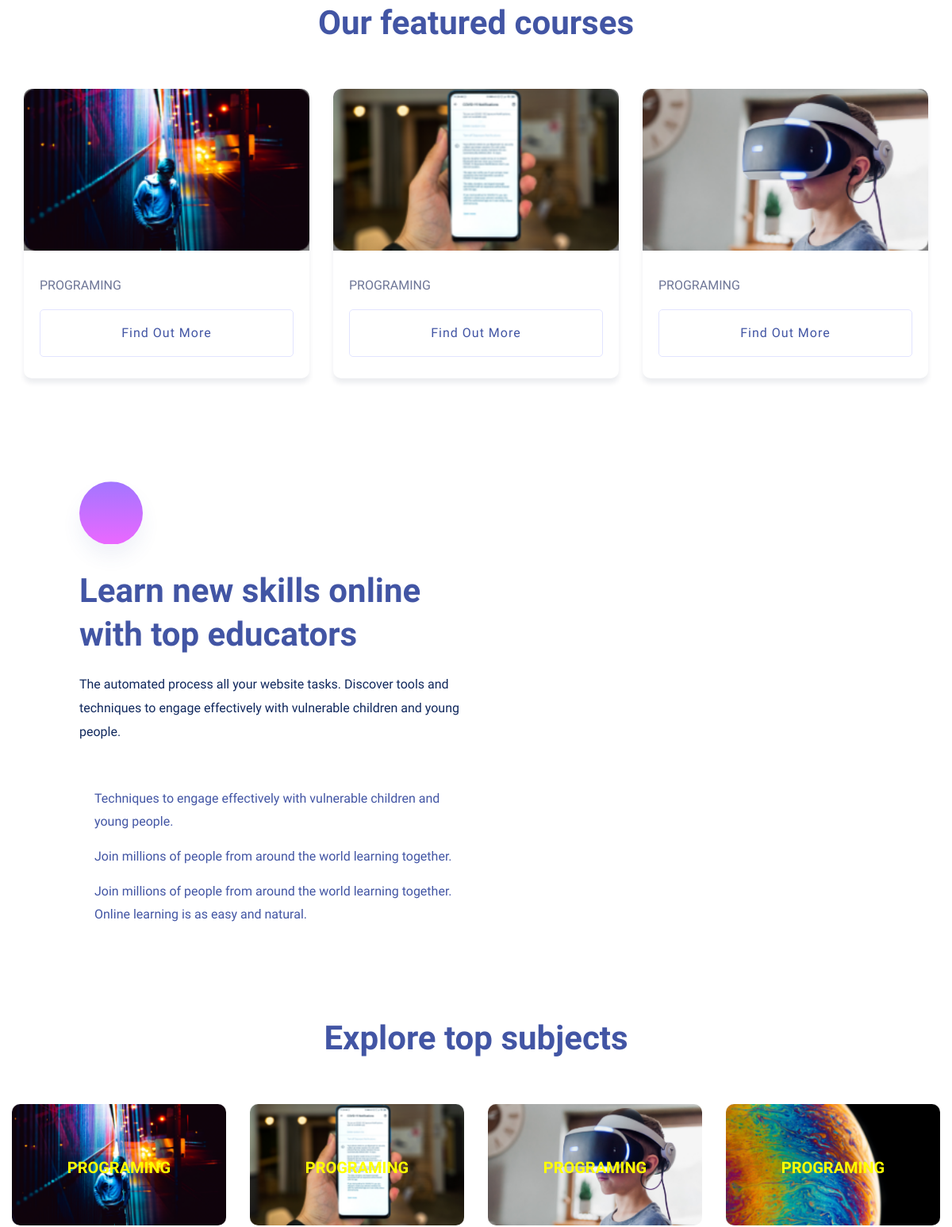
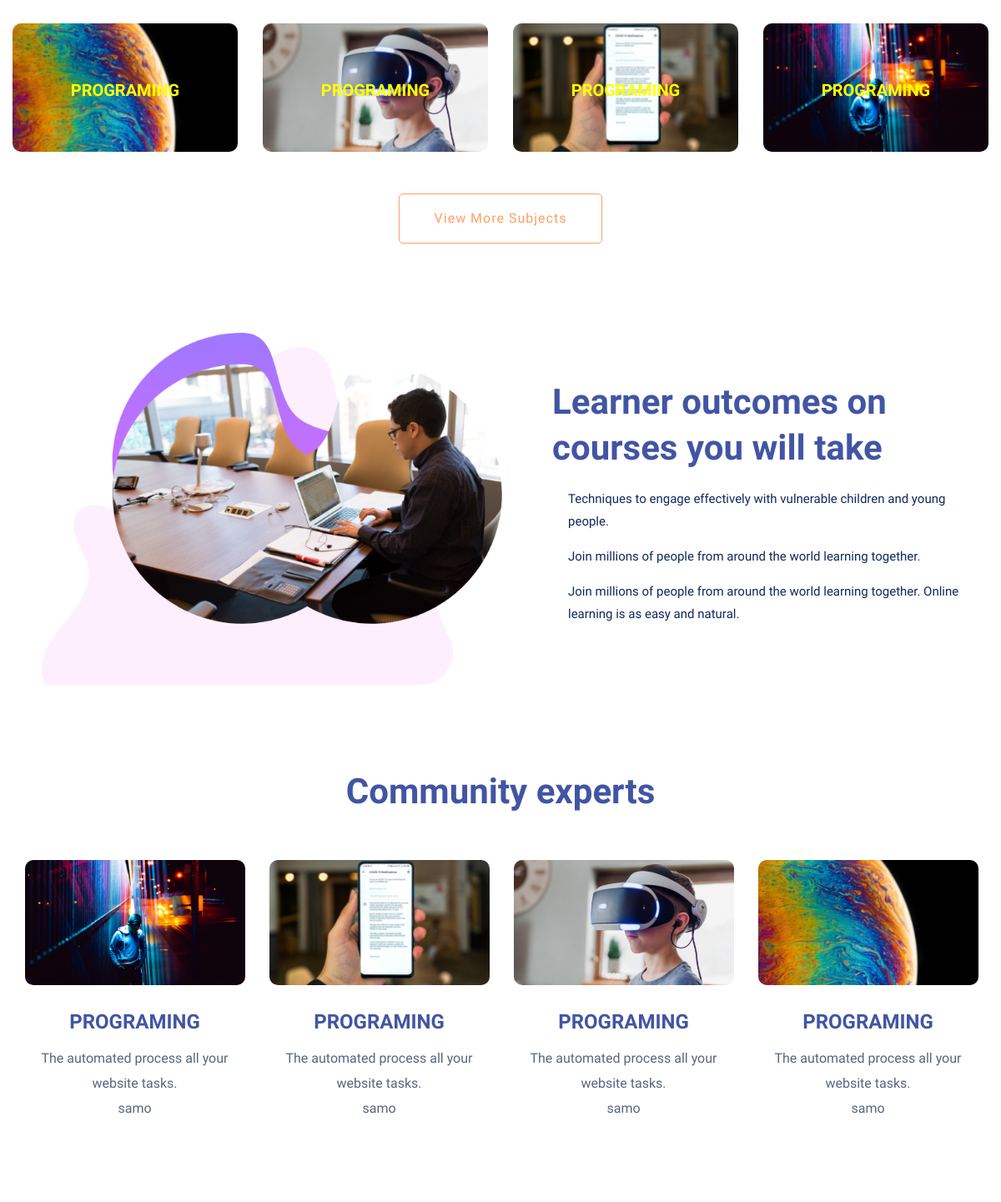
Page /courses/brand/ (middle part) on the earlier database version (2 pictures, top to bottom).
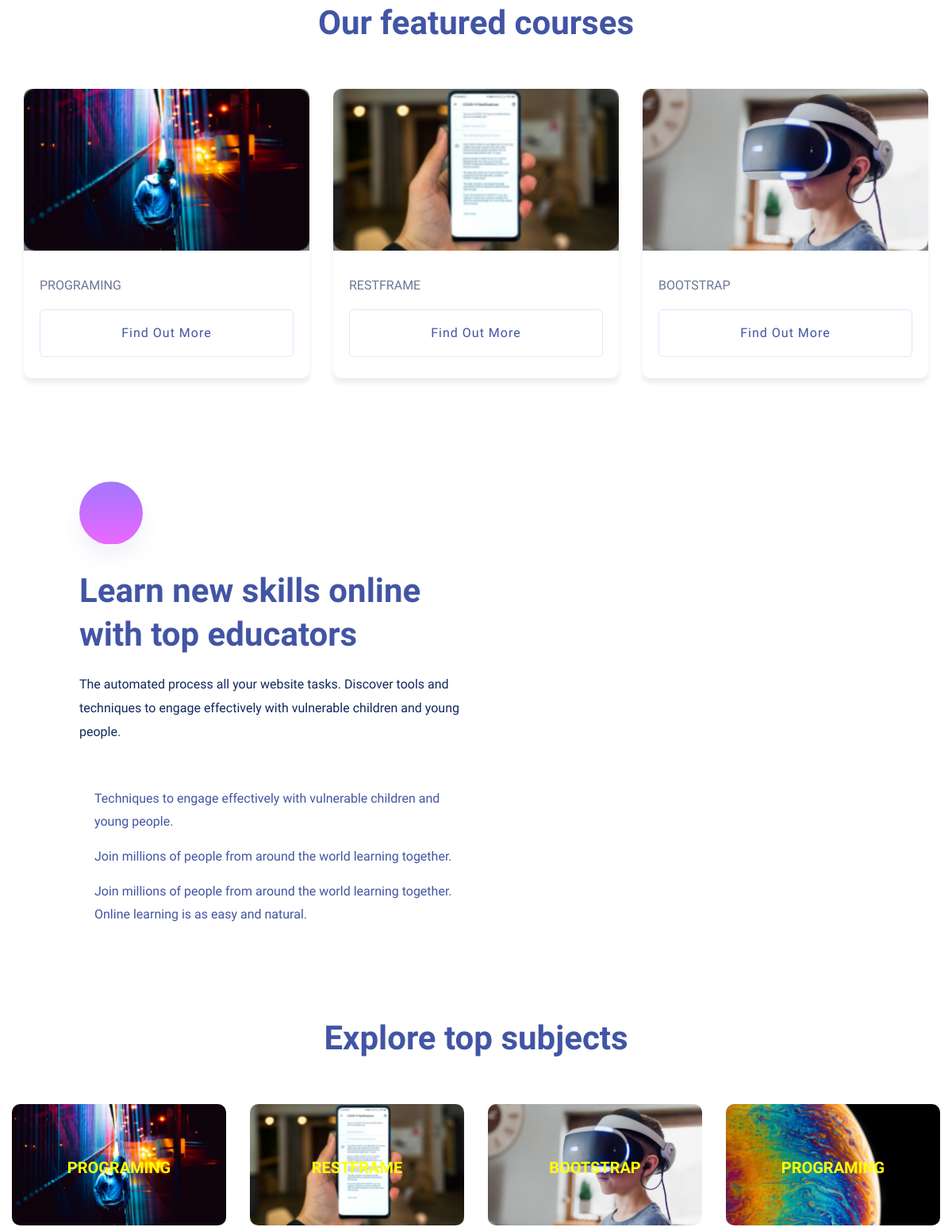
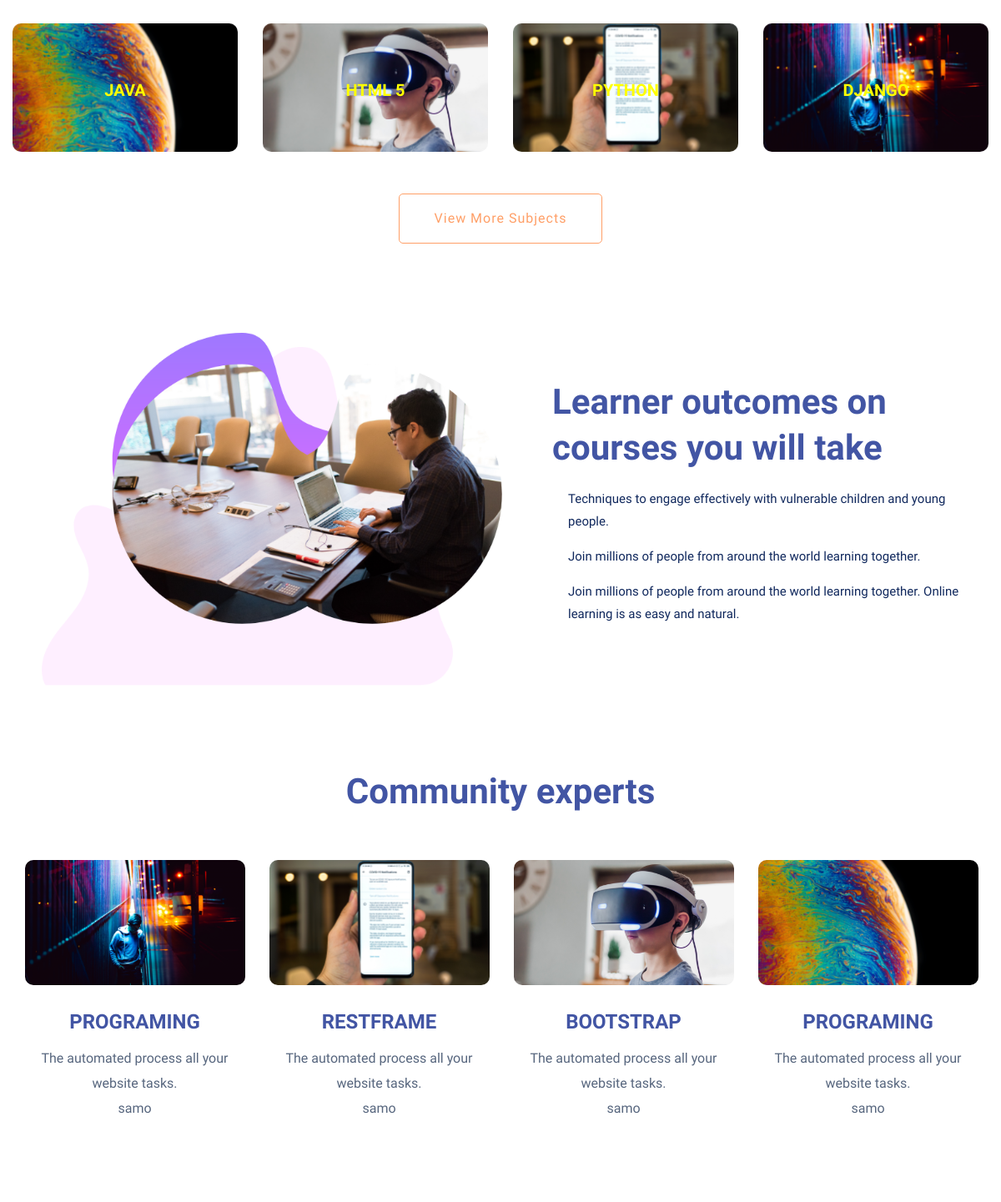
Same page on the later database version (2 pictures, top to bottom).
### courses/models.py (models this page shows, shortened)
class Brand(models.Model):
    name = models.CharField(max_length=100)
    image = models.ImageField(upload_to='brand')
    slug = models.SlugField(null=True,blank=True)
    user = models.ForeignKey(User,related_name='user_brand',on_delete=models.SET_NULL,null=True,blank=True)
    cours = models.ForeignKey(Courses,related_name='cours_brand',on_delete=models.SET_NULL,null=True,blank=True)
    def __str__(self):
        return self.name

### courses/views.py (the view)
# urls.py: path('brand/',BrandList.as_view(),name='brand_list'),
class BrandList(generic.ListView):
    model = Brand

### courses/templates/courses/brand_list.html (shortened to what this page needs)
{% extends "base.html" %}
{% block body %}
<main>
    <div class="courses-area section-padding40 fix">
        <div class="container">
            <div class="row justify-content-center">
                <div class="col-xl-7 col-lg-8">
                    <div class="section-tittle text-center mb-55">
                        <h2>Our featured courses</h2>
                    </div>
                </div>
            </div>
            <div class="courses-actives">
                {% for brand in brand_list %}
                <div class="properties pb-20">
                    <div class="properties__card">
                        <div class="properties__img overlay1">
                            <a href=""><img src="{{brand.image.url}}" alt=""></a>
                        </div>
                        <div class="properties__caption">
                            <p>{{brand}}</p>
                            <a href="#" class="border-btn border-btn2">Find out more</a>
                        </div>
                    </div>
                </div>
                {% endfor %}
            </div>
        </div>
    </div>
    <section class="about-area1 fix pt-10">
        <div class="support-wrapper align-items-center">
            <div class="left-content1">
                <div class="about-icon">
                </div>
                <div class="section-tittle section-tittle2 mb-55">
                    <div class="front-text">
                        <h2 class="">Learn new skills online with top educators</h2>
                        <p>The automated process all your website tasks. Discover tools and
                            techniques to engage effectively with vulnerable children and young
                            people.</p>
                    </div>
                </div>
                <div class="single-features">
                    <div class="features-caption">
                        <p>Techniques to engage effectively with vulnerable children and young people.</p>
                    </div>
                </div>
                <div class="single-features">
                    <div class="features-caption">
                        <p>Join millions of people from around the world learning together.</p>
                    </div>
                </div>
                <div class="single-features">
                    <div class="features-caption">
                        <p>Join millions of people from around the world learning together. Online learning is as easy
                            and natural.</p>
                    </div>
                </div>
            </div>
            <div class="right-content1">
                <div class="right-img">
                </div>
            </div>
        </div>
    </section>
    <div class="topic-area section-padding40">
        <div class="container">
            <div class="row justify-content-center">
                <div class="col-xl-7 col-lg-8">
                    <div class="section-tittle text-center mb-55">
                        <h2>Explore top subjects</h2>
                    </div>
                </div>
            </div>
            <div class="row">
                {% for brand in brand_list %}
                <div class="col-lg-3 col-md-4 col-sm-6">
                    <div class="single-topic text-center mb-30">
                        <div class="topic-img">
                            <img src="{{brand.image.url}}" alt="">
                            <div class="topic-content-box">
                                <div class="topic-content">
                                    <h3 ><a href="#" style="color: yellow;" >{{brand}}</a></h3>
                                </div>
                            </div>
                        </div>
                    </div>
                </div>
                {% endfor %}
            </div>
            <div class="row justify-content-center">
                <div class="col-xl-12">
                    <div class="section-tittle text-center mt-20">
                        <a href="courses.html" class="border-btn">View More Subjects</a>
                    </div>
                </div>
            </div>
        </div>
    </div>
    <section class="about-area3 fix">
        <div class="support-wrapper align-items-center">
            <div class="right-content3">
                <div class="right-img">
                    <img src="static/assets/img/gallery/about3.png" alt="">
                </div>
            </div>
            <div class="left-content3">
                <div class="section-tittle section-tittle2 mb-20">
                    <div class="front-text">
                        <h2 class="">Learner outcomes on courses you will take</h2>
                    </div>
                </div>
                <div class="single-features">
                    <div class="features-caption">
                        <p>Techniques to engage effectively with vulnerable children and young people.</p>
                    </div>
                </div>
                <div class="single-features">
                    <div class="features-caption">
                        <p>Join millions of people from around the world
                            learning together.</p>
                    </div>
                </div>
                <div class="single-features">
                    <div class="features-caption">
                        <p>Join millions of people from around the world learning together.
                            Online learning is as easy and natural.</p>
                    </div>
                </div>
            </div>
        </div>
    </section>
    <section class="team-area section-padding40 fix">
        <div class="container">
            <div class="row justify-content-center">
                <div class="col-xl-7 col-lg-8">
                    <div class="section-tittle text-center mb-55">
                        <h2>Community experts</h2>
                    </div>
                </div>
            </div>
            <div class="team-active">
            {% for brand in brand_list %}
                <div class="single-cat text-center">
                        <div class="cat-icon">
                            <img src="{{brand.image.url}}" alt="">
                        </div>
                        <div class="cat-cap">
                            <h5><a href="services.html">{{brand}}</a></h5>
                            <p>The automated process all your website tasks.</p>
                            <p>{{brand.user}}</p>
                        </div>
                    </div>
            {% endfor %}
            </div>
        </div>
    </section>
</main>
{% endblock body %}

### templates/base.html (shortened to what this page needs)
{% load static %}
<!doctype html>
<html class="no-js" lang="zxx">
<head>
    <link rel="stylesheet" href="{% static 'assets/css/bootstrap.min.css' %}">
    <link rel="stylesheet" href="{% static 'assets/css/owl.carousel.min.css' %}">
    <link rel="stylesheet" href="{% static 'assets/css/slicknav.css' %}">
    <link rel="stylesheet" href="{% static 'assets/css/flaticon.css' %}">
    <link rel="stylesheet" href="{% static 'assets/css/progressbar_barfiller.css' %}">
    <link rel="stylesheet" href="{% static 'assets/css/gijgo.css' %}">
    <link rel="stylesheet" href="{% static 'assets/css/animate.min.css' %}">
    <link rel="stylesheet" href="{% static 'assets/css/animated-headline.css' %}">
    <link rel="stylesheet" href="{% static 'assets/css/magnific-popup.css' %}">
    <link rel="stylesheet" href="{% static 'assets/css/fontawesome-all.min.css' %}">
    <link rel="stylesheet" href="{% static 'assets/css/themify-icons.css' %}">
    <link rel="stylesheet" href="{% static 'assets/css/slick.css' %}">
    <link rel="stylesheet" href="{% static 'assets/css/nice-select.css' %}">
    <link rel="stylesheet" href="{% static 'assets/css/style.css' %}">
</head>
<body>
    {% block body %}
    {% endblock body %}
</body>
</html>

Differences in the rows shown:
changed Brand: name "PROGRAMING" → "RESTFRAME"
changed Brand: name "PROGRAMING" → "BOOTSTRAP"
changed Brand: name "PROGRAMING" → "JAVA"
changed Brand: name "PROGRAMING" → "HTML 5"
changed Brand: name "PROGRAMING" → "PYTHON"
changed Brand: name "PROGRAMING" → "DJANGO"
